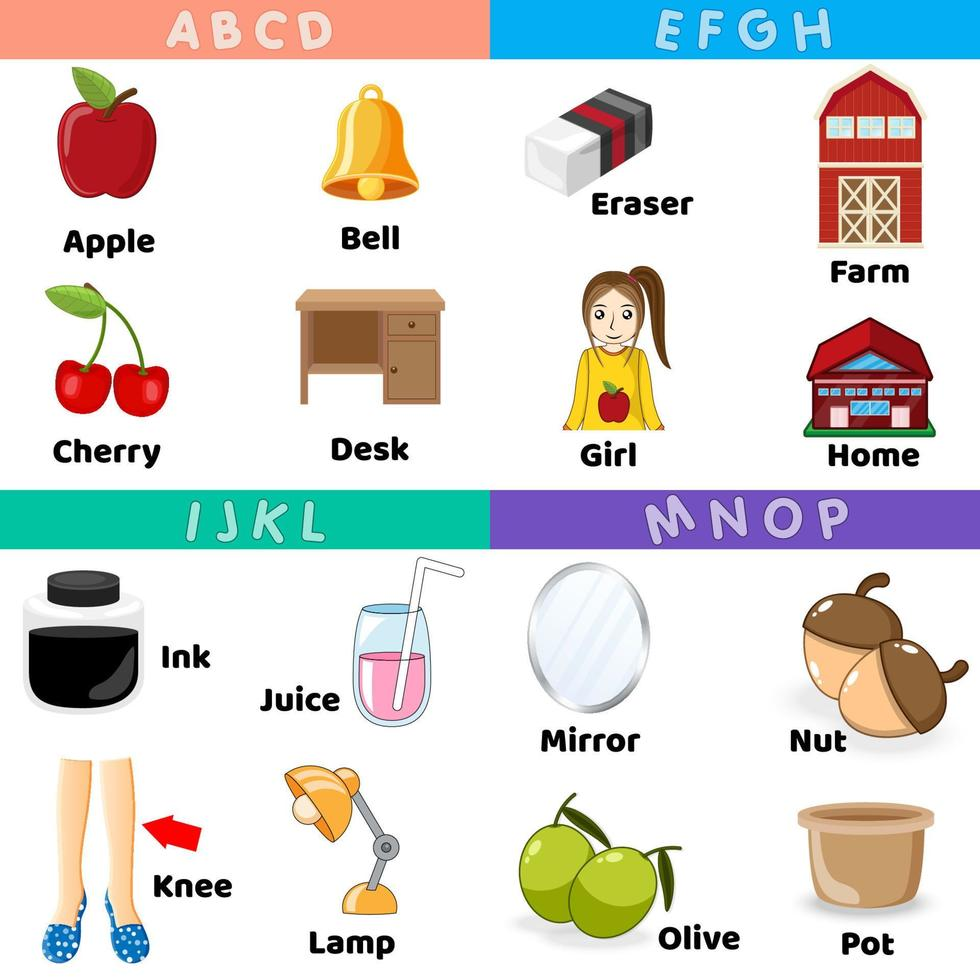
#> input picture 5.jpg, 980 x 980 px
$ python main.py   (older library calls are emulated)
#> lines starting #> are read from the running program, lines starting #| are printed output that depends on the picture

"""
from sklearn.linear_model import LogisticRegression
from sklearn.model_selection import train_test_split
from sklearn.metrics import mean_absolute_error
from sklearn.metrics import accuracy_score
from sklearn.metrics import f1_score
import pandas as pd


datos = pd.read_csv("Example-bank-data.csv")

print(datos)
datos['y'] = datos['y'].replace({'no': 0, 'yes': 1})
y = datos['y'].astype(int)

X = datos['duration']


print(datos)

print(datos.isnull().sum())

print("------------")
X_train, X_test, y_train, y_test = train_test_split(X, y, test_size=0.3, random_state=0)
X_train = X_train.values.reshape(-1, 1)
X_test = X_test.values.reshape(-1, 1)
y_train= y_train.values.reshape(-1,1)
y_test = y_test.values.reshape(-1,1)

lr = LogisticRegression()
lr.fit(X_train, y_train)
y_pred = lr.predict(X_test)

E1 = mean_absolute_error(y_test, y_pred)
sc1 = lr.score(X_test, y_test)
a1 = accuracy_score(y_test, y_pred)
f1 = f1_score(y_test, y_pred)


cuadro = pd.DataFrame(index=["modelo lr"])
cuadro["Error cuadrático medio"] = [E1]
cuadro["score"] = [sc1]
cuadro["f1"] = [f1]
cuadro["acuracy"] = [a1]
pd.set_option('display.max_rows', None)
pd.set_option('display.max_columns', None)
pd.set_option('display.width', None)
pd.set_option("expand_frame_repr", False)
print(cuadro)

cuadro.to_csv('resultados.csv', index_label='Modelo')


import numpy as np


class Perceptron:

    def __init__(self, inputs, outputs):
        self.inputs = np.array(inputs)
        self.outputs = np.array(outputs)
        self.weights = None
        self.init_weights(0.647385, 0.37817776, 0.3316005)

    def init_weights(self, w1, w2, w3):
        self.weights = np.array([w1, w2, w3])

    def Fit(self):
        epochs, num_inputs = 0, 0
        while num_inputs < 4:
            print('-------------------- epochs {} -------------------- '.format(epochs))
            for input, output in zip(self.inputs, self.outputs):
                print('Input: {}'.format(input))
                y_generate = input @ self.weights
                print("(", self.weights[0], "*", input[0], ")+(", self.weights[1], "*", input[1], ")+(", self.weights[2], "*", input[2], ")")
                print("suma es:", y_generate)
                y_generate = 1 if y_generate >= 0 else -1
                print("y=", y_generate)
                print('error= ( yD ), - ( y )')
                print('error= ( {} ), - ( {} )'.format(output, y_generate))
                error = output-y_generate
                print('error=', error)
                if error == 0:
                    num_inputs += 1
                else:
                    for i in range(len(input)):
                        print(self.weights[i], "+(", 0.4, "*", "(", error, ")*", input[i], ")")
                        self.weights[i] += 0.4 * error * input[i]
                        print("w", i, "=", self.weights[i])
                        print()
                    self.init_weights(self.weights[0], self.weights[1], self.weights[2])
                    break
                print()
                print()
            epochs += 1


if __name__ == '__main__':
    inputs = [
        [1, 1, 1],
        [1, 1, 1],
        [1, -1, 1],
        [1, -1, -1]
    ]
    outputs = [1, 1, 1, -1]
    perceptron = Perceptron(inputs, outputs)
    perceptron.Fit()
    print(perceptron.weights)


from sklearn.linear_model import Perceptron
from sklearn.metrics import accuracy_score

ppn = Perceptron(max_iter=10, eta0=0.1, random_state=0)
x = np.array([[1, 1, 1,
               1, 0, 0,
               1, 1, 1],

             [1, 1, 1,
              0, 1, 0,
              0, 1, 1],

             [1, 0, 1,
              1, 1, 1,
              1, 1, 1]])

y = np.array([0, 1, 2])

x_test = np.array([[1, 0, 1,
                    1, 1, 1,
                    1, 1, 1]])
ppn.fit(x, y)
y_pred = ppn.predict(x_test)
accuracy = accuracy_score(y, ppn.predict(x))
print('Accuracy:', accuracy)
print('Predictions:', y_pred)


import numpy as np

class Perceptron:
    def __init__(self, inputs, outputs, learning_rate=0.1, epochs=10):
        self.inputs = inputs
        self.outputs = outputs
        self.learning_rate = learning_rate
        self.epochs = epochs
        self.weights = np.random.rand(len(inputs[0])) # Inicializar pesos aleatorios

    def activation_function(self, x):
        return np.where(x >= 0, 1, -1) # Función de activación de unidad de paso

    def predict(self, inputs):
        weighted_sum = np.dot(inputs, self.weights)
        prediction = self.activation_function(weighted_sum)
        return prediction

    def fit(self):
        for epoch in range(self.epochs):
            for inputs, output in zip(self.inputs, self.outputs):
                prediction = self.predict(inputs)
                error = output - prediction
                self.weights += self.learning_rate * error * inputs

       y = np.array([0, 1, 2])
       x_test = np.array([[1, 0, 1,
                    1, 1, 1,
                    1, 1, 1]])


      from PIL import Image
import pytesseract
pytesseract.pytesseract.tesseract_cmd = r'C:\Program Files\Tesseract-OCR'

im = Image.open("1.png")
texto = pytesseract.image_to_string(im)
print(texto)


#backpropagation

import numpy as np

# Funciones de activación
def sigmoid(x):
    return 1 / (1 + np.exp(-x))

def sigmoid_derivative(x):
    return x * (1 - x)

# Clase de la red neuronal
class NeuralNetwork:
    def __init__(self, input_size, hidden_size, output_size):
        self.input_size = input_size
        self.hidden_size = hidden_size
        self.output_size = output_size

        # Inicialización de pesos
        self.weights1 = np.random.rand(self.input_size, self.hidden_size)
        self.weights2 = np.random.rand(self.hidden_size, self.output_size)

    def forward(self, X):
        # Propagación hacia adelante
        self.hidden_layer = sigmoid(np.dot(X, self.weights1))
        self.output_layer = sigmoid(np.dot(self.hidden_layer, self.weights2))
        return self.output_layer

    def backward(self, X, y, output):
        # Cálculo de errores y gradientes
        self.output_error = y - output
        self.output_delta = self.output_error * sigmoid_derivative(output)
        self.hidden_error = np.dot(self.output_delta, self.weights2.T)
        self.hidden_delta = self.hidden_error * sigmoid_derivative(self.hidden_layer)

        # Actualización de pesos
        self.weights1 += np.dot(X.T, self.hidden_delta)
        self.weights2 += np.dot(self.hidden_layer.T, self.output_delta)

    def train(self, X, y, epochs):
        for epoch in range(epochs):
            output = self.forward(X)
            self.backward(X, y, output)

# Ejemplo de uso
X = np.array([[0, 0, 1], [0, 1, 1], [1, 0, 1], [1, 1, 1]])
y = np.array([[0], [1], [1], [0]])
nn = NeuralNetwork(3, 4, 1)
nn.train(X, y, 10000)


import easyocr

reader = easyocr.Reader(['en'])
result = reader.readtext('1.png')
texto = ""
for detection in result:
    texto += detection[1] + " "
print(texto)
"""


import pytesseract
pytesseract.pytesseract.tesseract_cmd = r'C:\Program Files\Tesseract-OCR\tesseract.exe'
from PIL import Image,ImageEnhance
im = Image.open('5.jpg')
#> im is the input picture: PIL image 980x980 RGB; mean R, G, B 216.8, 215.5, 211.8
new_size = tuple(2*x for x in im.size)
#> new_size = (1960, 1960)
im = im.resize(new_size, Image.ANTIALIAS)
#> im: PIL image 1960x1960 RGB
im.save('1_resized.png')


im = Image.open("1_resized.png")
# aumentar el contraste en un 50% y brillo en 50%
contraste = ImageEnhance.Contrast(im)
im = contraste.enhance(1.5)
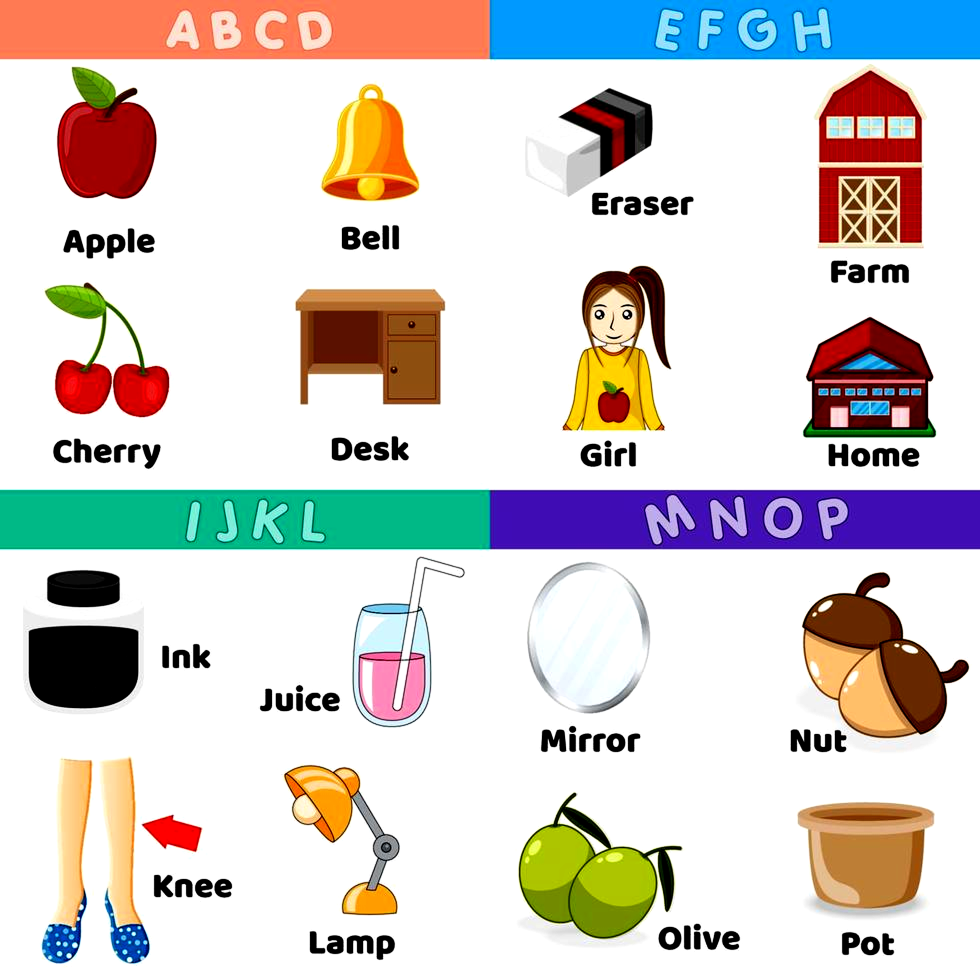
#> im: PIL image 1960x1960 RGB (shown at 1/2 size); mean R, G, B 212.1, 207.5, 204.1
brillo = ImageEnhance.Brightness(im)
im = brillo.enhance(1.5)
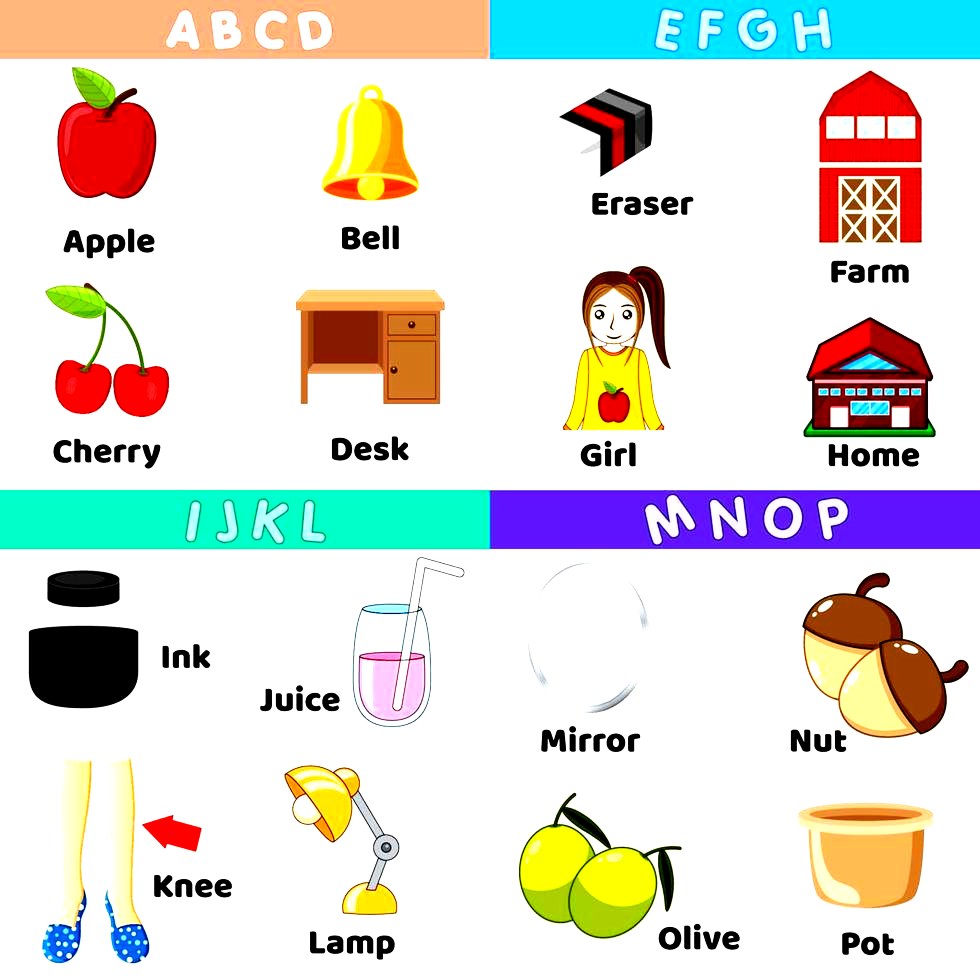
#> im: PIL image 1960x1960 RGB (shown at 1/2 size); mean R, G, B 220.7, 220.2, 213.6
im.save("imagen_con_contraste.jpg")
#> (the run stopped early here; a loop or call above may not have finished)

$ run again, with 3.jpg copied over 5.jpg
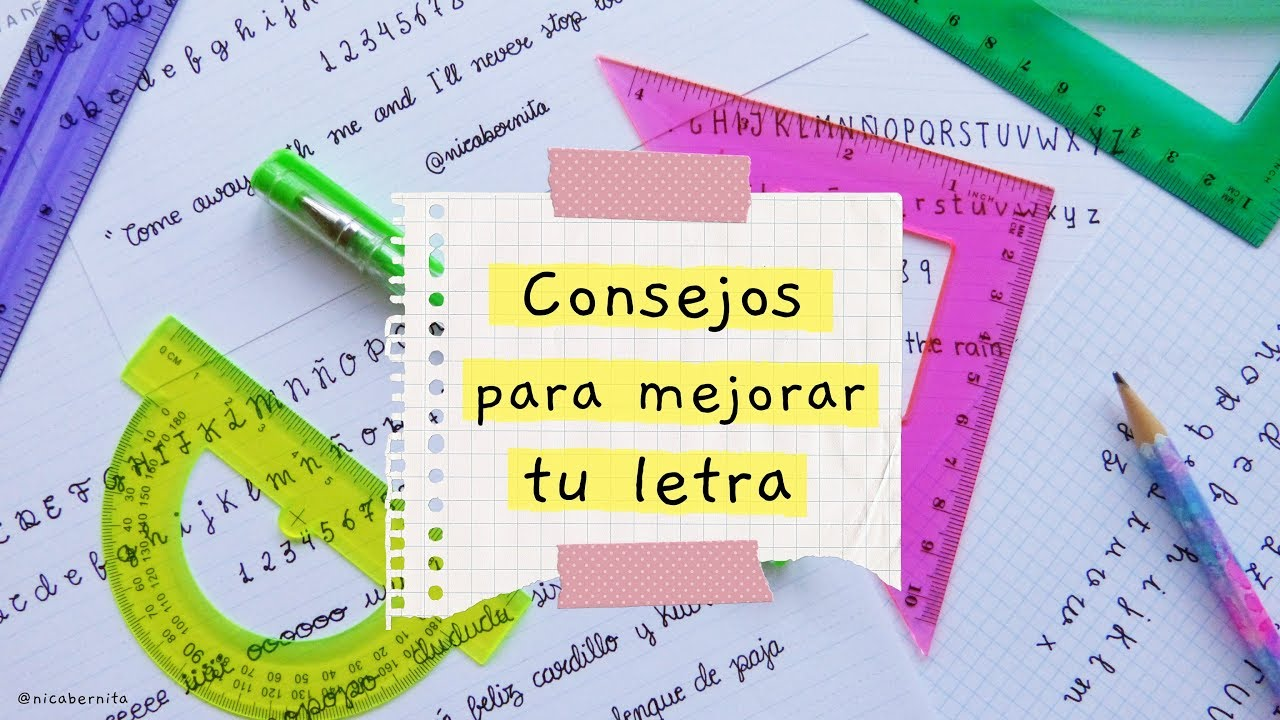
#> input picture 3.jpg, 1280 x 720 px
#> im is the input picture: PIL image 1280x720 RGB; mean R, G, B 185, 188.3, 189.3
#> `im = contraste.enhance(1.5)`:
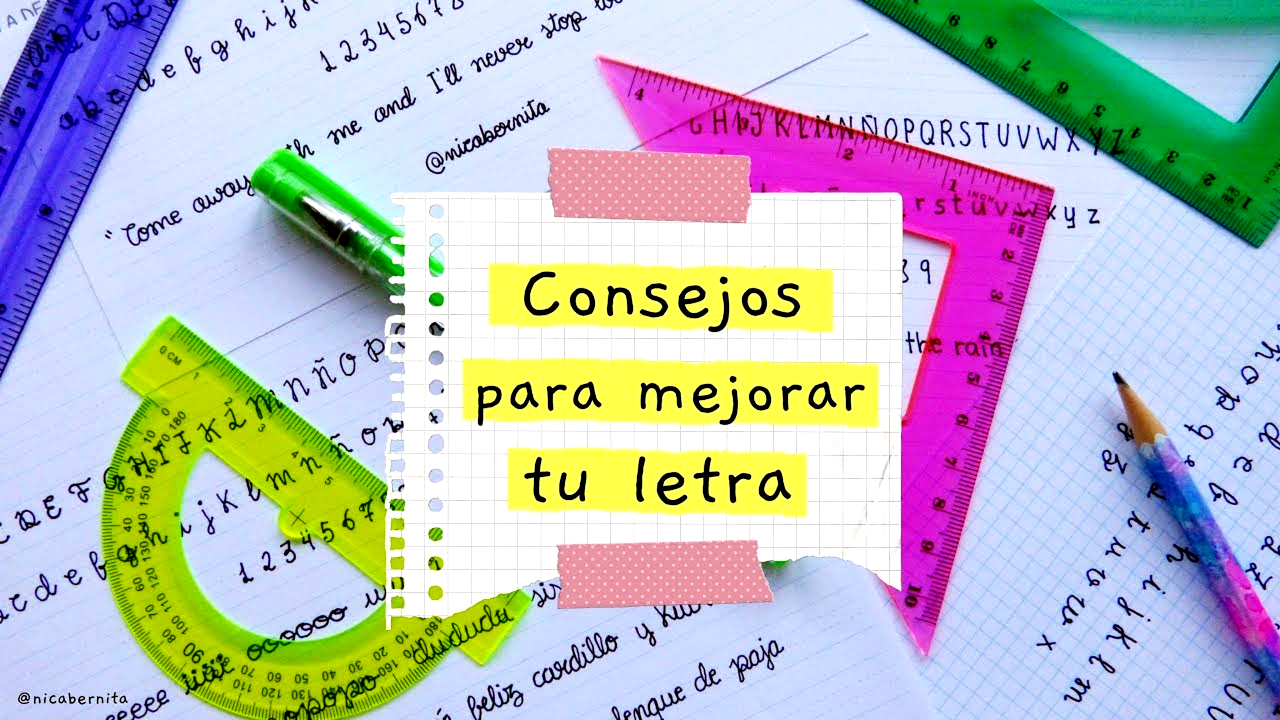
#> im: PIL image 2560x1440 RGB (shown at 1/2 size); mean R, G, B 184.8, 188, 192
#> `im = brillo.enhance(1.5)`:
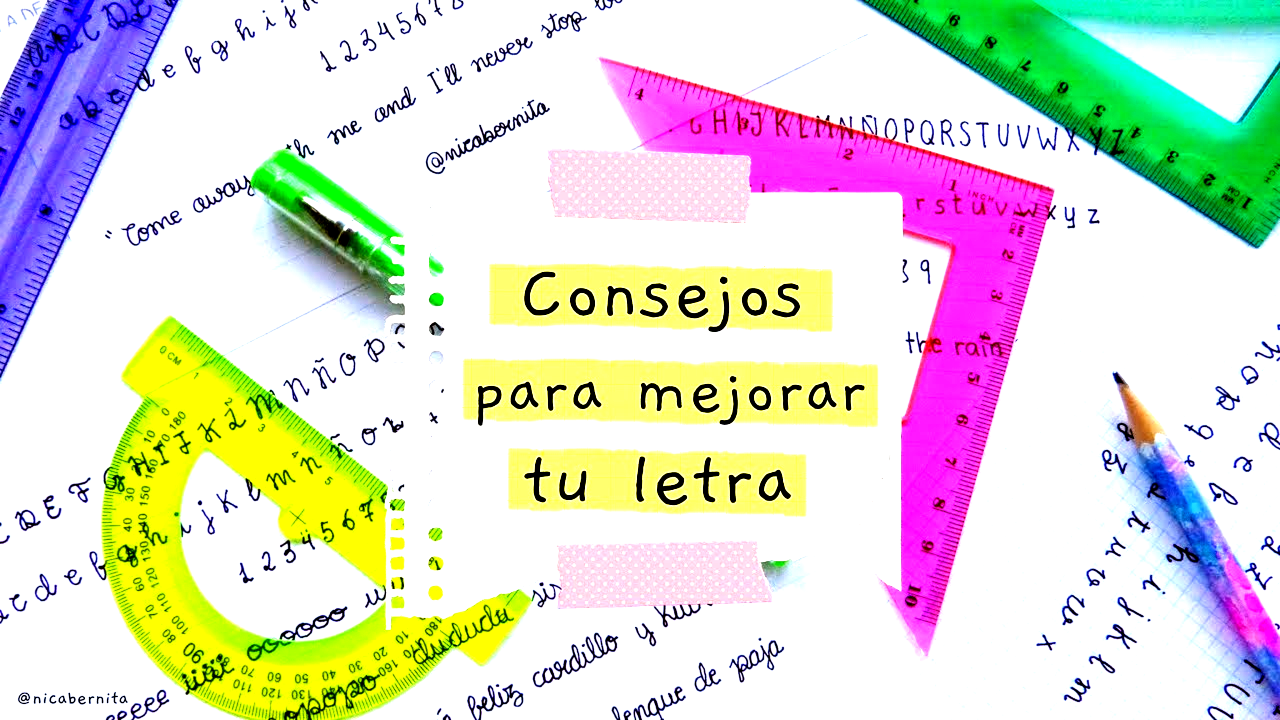
#> im: PIL image 2560x1440 RGB (shown at 1/2 size); mean R, G, B 221.1, 219.5, 208.4
